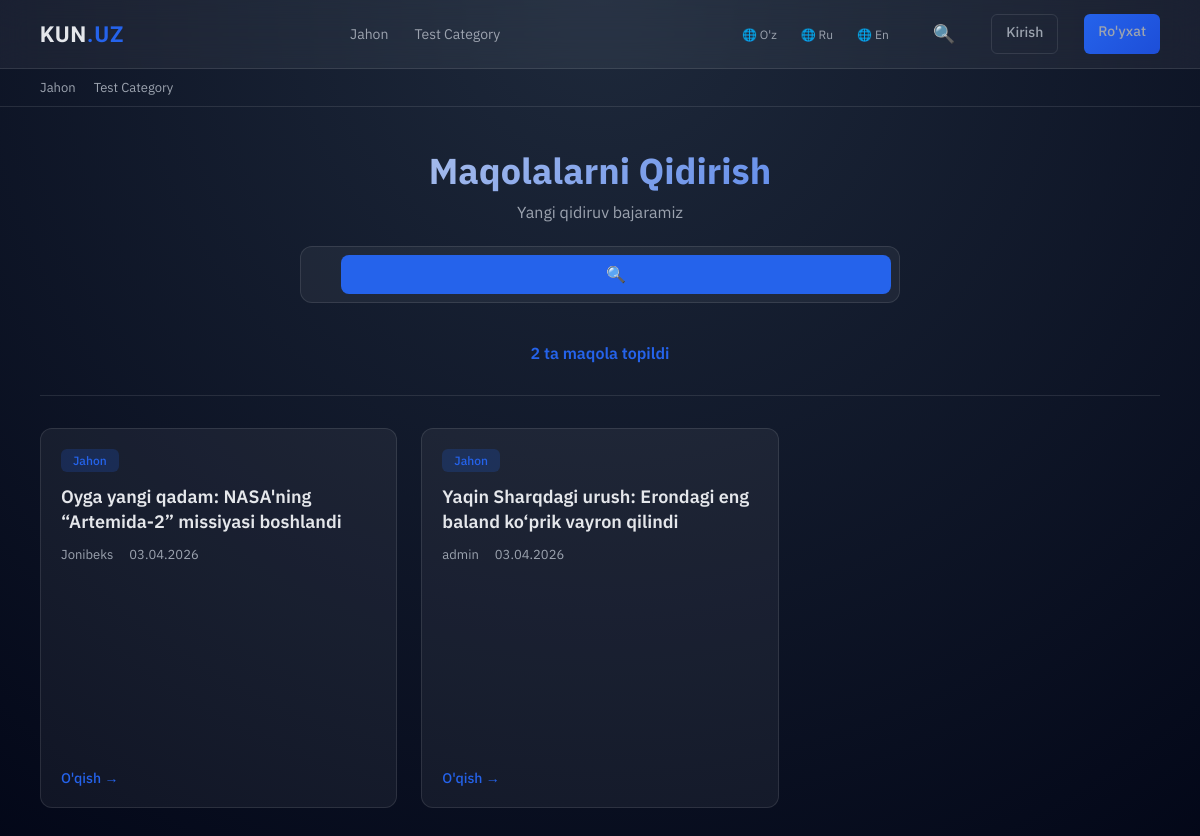
Page /uz/search/ on the committed database.
### news/models.py (models this page shows, shortened)
class Category(models.Model):
    name = models.CharField(max_length=150,verbose_name="Kategoriya nomi")
    slug = models.SlugField(unique=True)
    parent = models.ForeignKey("self",null=True,blank=True,on_delete=models.CASCADE)
    class Meta:
        db_table = "category"
        ordering = ["-id"]

class Article(models.Model):
    title = models.CharField(max_length=250,verbose_name="Sarlavha")
    slug = models.SlugField(unique=True)
    content = CKEditor5Field(verbose_name="Maqola matni")
    category = models.ForeignKey(Category, on_delete=models.CASCADE,related_name="articles")
    author = models.ForeignKey(settings.AUTH_USER_MODEL, on_delete=models.CASCADE, related_name="articles")
    status = models.CharField(max_length=20,choices=ArticleStatusChoice.choices, default=ArticleStatusChoice.DRAFT)
    created_at = models.DateTimeField(auto_now_add=True)
    updated_at = models.DateTimeField(auto_now=True)
    class Meta:
        db_table = "article"
        ordering = ["id"]

### accounts/models.py (models this page shows)
class CustomUser(AbstractUser):
    age = models.PositiveIntegerField(null=True, blank=True)

### news/views.py (the view)
# urls.py: path("search/", ArticleSearchView.as_view(), name="search"),
class ArticleSearchView(View):
    def get(self, request):
        q = request.GET.get("q","")
        articles = Article.objects.filter(Q(title__icontains=q) | Q(content__icontains=q))
        return render(request, "articles/search.html",context={"articles": articles})

### news/context_processors.py (called while the page is built)
def categories(request):
    current_lang = get_language() or 'uz'
    if current_lang not in TRANSLATIONS:
        current_lang = 'uz'
    all_categories = Category.objects.all().order_by('name')
    navbar_cats = Category.objects.filter(parent__isnull=True).order_by('name')[:8]
    footer_cats = Category.objects.all().order_by('name')[:12]
    return {
        'categories': all_categories,
        'navbar_categories': navbar_cats,
        'footer_categories': footer_cats,
        'current_language': current_lang,
        'translations': TRANSLATIONS.get(current_lang, {}),
        'available_languages': [
            {'code': 'uz', 'name': 'O\'zbekcha', 'short': 'O\'z'},
            {'code': 'ru', 'name': 'Ruscha', 'short': 'Ru'},
            {'code': 'en', 'name': 'Inglizcha', 'short': 'En'},
        ],
    }

### templates/articles/search.html (shortened to what this page needs)
{% extends "base.html" %}
{% block content %}
<div class="search-section">
    <div class="search-header">
        <h1 class="search-title">Maqolalarni Qidirish</h1>
        <p class="search-subtitle">Yangi qidiruv bajaramiz</p>
        <form action="{% url 'search' %}" method="get" class="refined-search">
            <div class="search-box">
                <input
                    type="search"
                    name="q"
                    placeholder="Maqola nomi, muallif yoki tag bo'yicha qidirib topish..."
                    value="{{ request.GET.q }}"
                    required
                />
                <button type="submit" title="Qidirish">🔍</button>
            </div>
        </form>
    </div>
    {% if articles %}
        <div class="search-results-header">
            <p class="result-count">{{ articles|length }} ta maqola topildi</p>
        </div>
        <div class="articles-grid">
            {% for article in articles %}
                <article class="article-card">
                    <div class="card-header">
                        <span class="category-tag">{{ article.category.name }}</span>
                    </div>
                    <h3 class="card-title">
                        <a href="{% url 'article-detail' article.slug %}">{{ article.title }}</a>
                    </h3>
                    <div class="card-meta">
                        <span>{{ article.author }}</span>
                        <span>{{ article.created_at|date:"d.m.Y" }}</span>
                    </div>
                    <a href="{% url 'article-detail' article.slug %}" class="card-link">
                        O'qish →
                    </a>
                </article>
            {% endfor %}
        </div>
    {% endif %}
</div>
{% endblock content %}

### templates/base.html (shortened to what this page needs)
<!DOCTYPE html>
<html lang="uz">
<head>
</head>
<body>
    <div class="navbar">
        <div class="nav-container">
            <div class="logo">
                <a href="/">KUN<span>.UZ</span></a>
            </div>
            <div class="nav-links">
                {% for category in navbar_categories %}
                    <a href="{% url 'category-news' category.slug %}">{{ category.name }}</a>
                {% empty %}
                    <p style="color: var(--text-muted); font-size: 14px;">Kategoriyalar mavjud emas</p>
                {% endfor %}
            </div>
            <div class="nav-links">
                <div class="language-switcher">
                    <a href="#" onclick="changeLang('uz'); return false;">🌐 O'z</a>
                    <a href="#" onclick="changeLang('ru'); return false;">🌐 Ru</a>
                    <a href="#" onclick="changeLang('en'); return false;">🌐 En</a>
                </div>
                <button class="search-icon-btn" id="searchToggle" title="Qidirish" type="button">🔍</button>
                {% if user.is_authenticated %}
                    <div class="user-menu">
                        <button class="user-btn" id="userMenuBtn">👤 {{ user.username }}</button>
                        <div class="dropdown-menu" id="userDropdown">
                            <a href="{% url 'password_change' %}">🔐 Parol o'zgartirish</a>
                            <a href="{% url 'logout' %}">🚪 Chiqish</a>
                        </div>
                    </div>
                {% else %}
                    <a href="{% url 'login' %}" class="btn-auth btn-login">Kirish</a>
                    <a href="{% url 'signup' %}" class="btn-auth btn-signup">Ro'yxat</a>
                {% endif %}
            </div>
        </div>
    </div>
    <div class="sub-nav">
        {% for category in footer_categories %}
            <a href="{% url 'category-news' category.slug %}">{{ category.name }}</a>
        {% empty %}
            <p style="color: var(--text-muted); font-size: 13px;">Kategoriyalar mavjud emas</p>
        {% endfor %}
    </div>
    <div class="container fade-in">
        {% block content %}
        {% endblock content %}
    </div>
</body>
</html>

### templates/base.html (style rules this page uses)
:root { --bg-main: #0f172a; --bg-glass: rgba(255, 255, 255, 0.05); --accent: #2563eb; --text-main: #e5e7eb; --text-muted: #9ca3af; --border: rgba(255,255,255,0.1); }
* { margin: 0; padding: 0; box-sizing: border-box; }
body { font-family: 'IBM Plex Sans', sans-serif; background: radial-gradient(circle at top, #1e293b, #020617); color: var(--text-main); }
a { text-decoration: none; color: inherit; }
.navbar { position: sticky; top: 0; z-index: 1000; backdrop-filter: blur(16px); background: var(--bg-glass); border-bottom: 1px solid var(--border); padding: 14px 40px; }
.nav-container { display: flex; justify-content: space-between; align-items: center; gap: 20px; width: 100%; }
.logo { font-family: 'Clash Display', sans-serif; font-size: 22px; font-weight: 600; letter-spacing: 1px; }
.logo span { color: var(--accent); }
.nav-links { display: flex; gap: 26px; }
.nav-links a { font-size: 14px; color: var(--text-muted); position: relative; transition: 0.3s; }
.nav-links a::after { content: ""; position: absolute; width: 0%; height: 2px; background: var(--accent); left: 0; bottom: -4px; transition: 0.3s; }
.language-switcher { display: flex; gap: 8px; align-items: center; }
.language-switcher a { font-size: 12px; color: var(--text-muted); padding: 4px 8px; border-radius: 4px; transition: all 0.2s ease; }
.btn-auth { padding: 8px 14px; border-radius: 6px; font-size: 13px; font-weight: 500; transition: all 0.3s ease; border: none; }
.btn-login { background: transparent; border: 1px solid var(--border); color: var(--text-muted); }
.btn-signup { background: linear-gradient(135deg, var(--accent), #1d4ed8); color: white; border: none; }
.sub-nav { display: flex; gap: 18px; padding: 10px 40px; border-bottom: 1px solid var(--border); overflow-x: auto; }
.sub-nav a { font-size: 13px; color: var(--text-muted); white-space: nowrap; transition: 0.3s; }
.container { padding: 40px; max-width: 1200px; margin: auto; }
.fade-in { animation: fadeIn 0.6s ease forwards; opacity: 0; }
.articles-grid { display: grid; grid-template-columns: repeat(auto-fill, minmax(320px, 1fr)); gap: 24px; margin-bottom: 40px; }
.article-card { background: var(--bg-glass); border: 1px solid var(--border); border-radius: 12px; padding: 20px; transition: all 0.3s ease; overflow: hidden; position: relative; display: flex; flex-direction: column; min-height: 380px; height: 100%; }
.article-card::before { content: ""; position: absolute; top: 0; left: -100%; width: 100%; height: 100%; background: linear-gradient(90deg, transparent, rgba(255,255,255,0.1), transparent); transition: left 0.5s ease; }
.card-header { margin-bottom: 12px; }
.category-tag { display: inline-block; background: rgba(37, 99, 235, 0.2); color: var(--accent); padding: 4px 12px; border-radius: 6px; font-size: 12px; font-weight: 500; }
.card-title { font-size: 18px; font-weight: 600; line-height: 1.4; margin-bottom: 12px; color: var(--text-main); }
.card-title a { transition: color 0.3s ease; }
.card-meta { display: flex; gap: 16px; font-size: 13px; color: var(--text-muted); margin-bottom: 14px; }
.card-link { display: inline-block; color: var(--accent); font-size: 14px; font-weight: 500; transition: all 0.3s ease; position: relative; margin-top: auto; }
.card-link::after { content: ""; position: absolute; width: 0; height: 2px; background: var(--accent); bottom: -4px; left: 0; transition: width 0.3s ease; }
form { max-width: 500px; margin: 0 auto; }
input[type="text"], input[type="email"], input[type="search"], textarea, select { width: 100%; padding: 12px 16px; background: var(--bg-glass); border: 1px solid var(--border); border-radius: 8px; color: var(--text-main); font-family: 'IBM Plex Sans', sans-serif; transition: all 0.3s ease; font-size: 14px; }
input[type="text"]::placeholder, input[type="email"]::placeholder, input[type="search"]::placeholder, textarea::placeholder { color: var(--text-muted); }
button[type="submit"], .btn { background: linear-gradient(135deg, var(--accent), #1d4ed8); color: white; padding: 12px 24px; border: none; border-radius: 8px; font-weight: 600; font-size: 14px; cursor: pointer; transition: all 0.3s ease; width: 100%; }
.search-icon-btn { background: none; border: none; color: var(--text-muted); font-size: 18px; cursor: pointer; padding: 8px 10px; border-radius: 6px; transition: all 0.3s ease; display: flex; align-items: center; justify-content: center; min-width: 40px; min-height: 40px; }

### rows in the picture
Category: name "Jahon"
Category: name "Test Category"
Article: category.name "Jahon", title "Oyga yangi qadam: NASA'ning “Artemida-2” missiyasi boshlandi", author "Jonibeks", created_at "03.04.2026"
Article: category.name "Jahon", title "Yaqin Sharqdagi urush: Erondagi eng baland ko‘prik vayron qilindi", author "admin", created_at "03.04.2026"

### other values in the picture
{{ articles|length }} "2"
